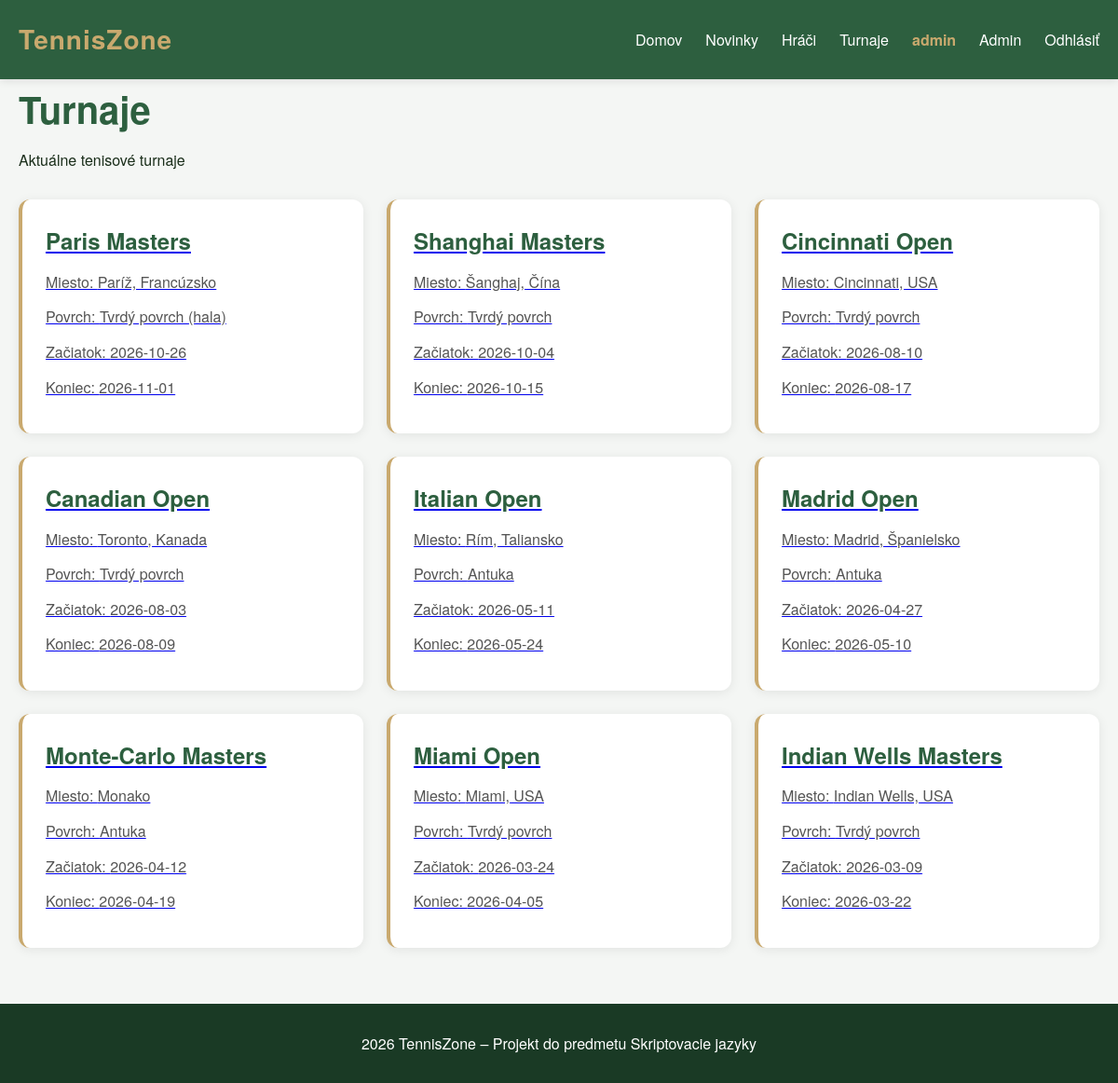
Page /public/templates/tournaments.php (signed in) on the committed database.
### tables this page shows
CREATE TABLE IF NOT EXISTS tournaments (
    id INT AUTO_INCREMENT PRIMARY KEY,
    name VARCHAR(150) NOT NULL,
    location VARCHAR(100),
    surface VARCHAR(50),
    start_date DATE,
    end_date DATE,
    prize_money INT,
    description TEXT,
    image VARCHAR(255),
    created_at TIMESTAMP DEFAULT CURRENT_TIMESTAMP
);

### autoload.php (called while the page is built, shortened)
<?php
spl_autoload_register(function (string $class): void {
    $prefixes = [
        'App\\Core\\'   => __DIR__ . '/app/core/',
        'App\\Models\\' => __DIR__ . '/app/models/',
    ];
    foreach ($prefixes as $prefix => $baseDir) {
        $len = strlen($prefix);
        if (strncmp($class, $prefix, $len) !== 0) {
            continue;
        }
        $relative = substr($class, $len);
        $file = $baseDir . str_replace('\\', '/', $relative) . '.php';
        if (is_file($file)) {
            return;
        }
    }
});

### app/core/Database.php (called while the page is built, shortened)
<?php
class Database {
    private $host = 'localhost';
    private $dbname = 'tenniszone1';
    private $username = 'root';
    private $password = '';
    private \PDO $connection;
    public function __construct() {
        try {
            $dsn = "mysql:host={$this->host};dbname={$this->dbname};charset=utf8mb4";
            $this->connection = new \PDO($dsn, $this->username, $this->password);
            $this->connection->setAttribute(\PDO::ATTR_ERRMODE, \PDO::ERRMODE_EXCEPTION);
            $this->connection->setAttribute(\PDO::ATTR_DEFAULT_FETCH_MODE, \PDO::FETCH_OBJ);
        } catch (\PDOException $e) {
            echo "Chyba pripojenia: " . $e->getMessage();
        }
    }
    public function getConnection() {
        return $this->connection;
    }
}

### app/models/Tournament.php (called while the page is built, shortened)
<?php
class Tournament {
    private $db;
    public function __construct() {
        $database = new Database();
        $this->db = $database->getConnection();
    }
    public function all() {
        $sql = "SELECT * FROM tournaments ORDER BY start_date DESC";
        $stmt = $this->db->query($sql);
        return $stmt->fetchAll();
    }
}

### public/templates/tournaments.php (the view, shortened to what this page needs)
<?php include __DIR__ . '/partials/header.php';
?>
<?php
$tournament = new Tournament();
$tournaments = $tournament->all();
?>
<h1>Turnaje</h1>
<p>Aktuálne tenisové turnaje</p>
<?php if(count($tournaments)===0): ?>
    <p>Zatial ziadne turnaje nie su</p>
    <?php else: ?>
<div class="articles">
    <?php foreach ($tournaments as $t): ?>
        <a href="tournament-detail.php?id=<?php echo $t->id; ?>" class="player-card-link">
        <div class="article-card">
            <h2><?php echo htmlspecialchars($t->name); ?></h2>
            <p>Miesto: <?php echo htmlspecialchars($t->location); ?></p>
            <p>Povrch: <?php echo htmlspecialchars($t->surface); ?></p>
            <p>Začiatok: <?php echo htmlspecialchars($t->start_date); ?></p>
            <p>Koniec: <?php echo htmlspecialchars($t->end_date); ?></p>
        </div>
    </a>
    <?php endforeach; ?>
</div>
<?php endif; ?>
<?php include __DIR__ . '/partials/footer.php'; ?>

### public/assets/css/style.css (style rules this page uses)
* { box-sizing: border-box; margin: 0; padding: 0; }
body { font-family: 'Helvetica Neue', Arial, sans-serif; background: #f4f6f4; color: #1a2e1a; line-height: 1.6; }
h1 { font-size: 2.5rem; color: #2d5f3f; margin-bottom: 10px; }
h2 { font-size: 1.5rem; color: #2d5f3f; margin-bottom: 12px; }
.articles { display: grid; grid-template-columns: repeat(auto-fit, minmax(320px, 1fr)); gap: 25px; margin-top: 30px; }
.article-card { background: white; border-radius: 12px; padding: 25px; box-shadow: 0 2px 12px rgba(0,0,0,0.08); transition: transform 0.2s, box-shadow 0.2s; border-left: 4px solid #c9a96e; }
.article-card p { color: #555; margin: 12px 0; }

### rows in the picture
tournaments: name "Paris Masters", location "Paríž, Francúzsko", surface "Tvrdý povrch (hala)", start_date "2026-10-26", end_date "2026-11-01"
tournaments: name "Shanghai Masters", location "Šanghaj, Čína", surface "Tvrdý povrch", start_date "2026-10-04", end_date "2026-10-15"
tournaments: name "Cincinnati Open", location "Cincinnati, USA", surface "Tvrdý povrch", start_date "2026-08-10", end_date "2026-08-17"
tournaments: name "Canadian Open", location "Toronto, Kanada", surface "Tvrdý povrch", start_date "2026-08-03", end_date "2026-08-09"
tournaments: name "Italian Open", location "Rím, Taliansko", surface "Antuka", start_date "2026-05-11", end_date "2026-05-24"
tournaments: name "Madrid Open", location "Madrid, Španielsko", surface "Antuka", start_date "2026-04-27", end_date "2026-05-10"
tournaments: name "Monte-Carlo Masters", location "Monako", surface "Antuka", start_date "2026-04-12", end_date "2026-04-19"
tournaments: name "Miami Open", location "Miami, USA", surface "Tvrdý povrch", start_date "2026-03-24", end_date "2026-04-05"
tournaments: name "Indian Wells Masters", location "Indian Wells, USA", surface "Tvrdý povrch", start_date "2026-03-09", end_date "2026-03-22"

### other values in the picture
$_SESSION['username'] "admin"
